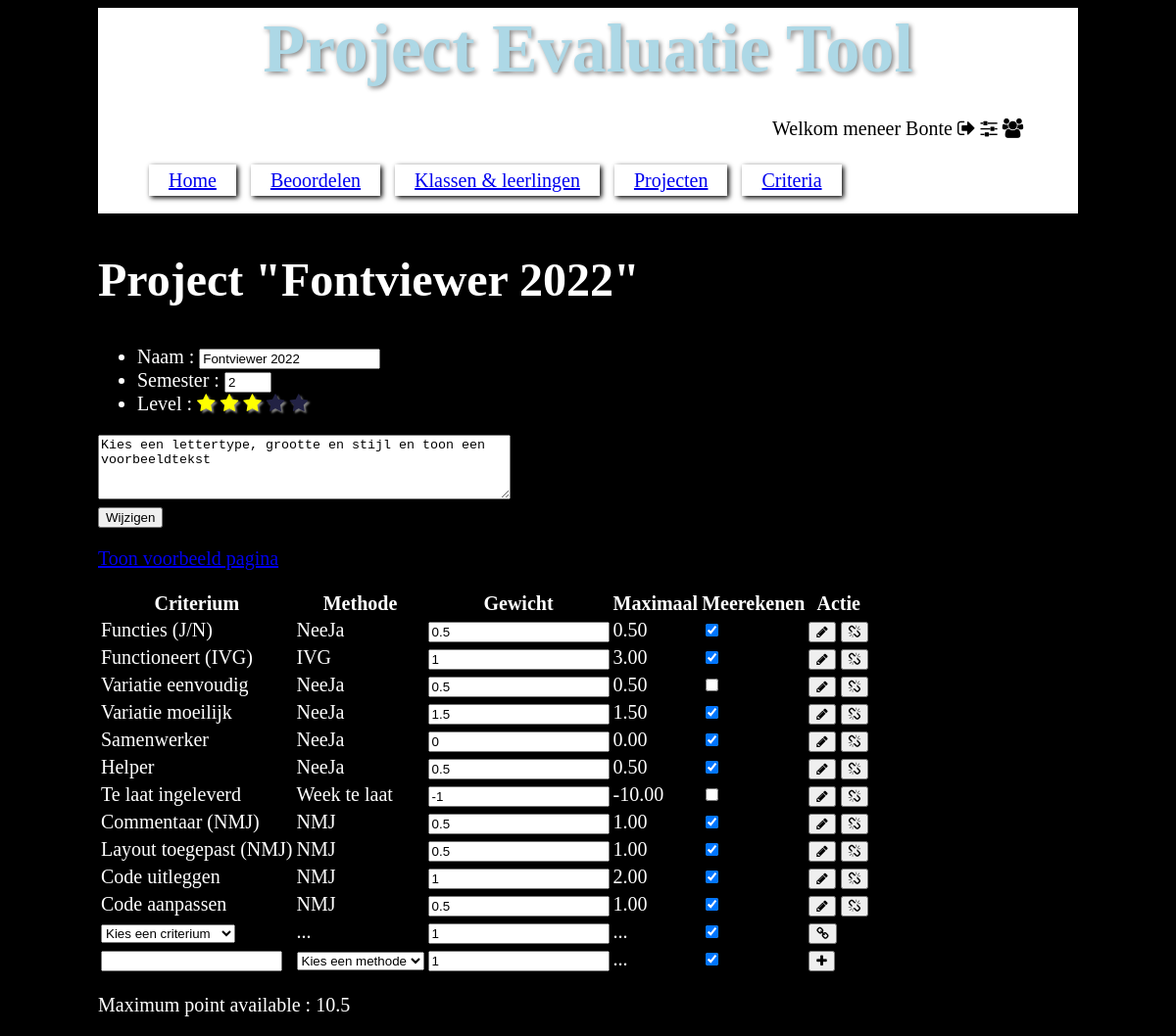
The page /project.php?id=14&edit (signed in) on the database its author committed.
### tables this page shows
CREATE TABLE `project` (
  `id` int(11) NOT NULL AUTO_INCREMENT,
  `naam` varchar(45) NOT NULL,
  `semester` tinyint(1) NOT NULL,
  `sterren` tinyint(1) NOT NULL,
  `omschrijving` varchar(200) NOT NULL,
  `actief` tinyint(1) NOT NULL DEFAULT '1' COMMENT 'Kan dit project al dan niet toegewezen worden aan studenten?\nIs het lesmateriaal compleet. Zijn de opdrachten duidelijk. Is het nivo van het project in lijn met de capaciteiten van de klas?',
  `blauwdruk` tinyint(1) NOT NULL DEFAULT '0' COMMENT 'Kan dit project gebruikt worden als blauwdruk voor vergelijkbare projecten.\nDit project zal waarschijnlijk dan niet actief zijn, en kan niet gebruikt worden voor beoordelingen.\nVan alle projecten kan natuurlijk een kopie gemaakt worden als basis voor een nieuw project.',
  PRIMARY KEY (`id`)
);

CREATE TABLE `project_criterium` (
  `groepid` int(11) NOT NULL,
  `criteriumid` int(11) NOT NULL,
  `actief` tinyint(1) NOT NULL DEFAULT '1',
  `gewicht` float NOT NULL DEFAULT '1',
  `autocalc` tinyint(1) NOT NULL DEFAULT '1',
  PRIMARY KEY (`groepid`,`criteriumid`),
  KEY `fk_pc_criterium_idx` (`criteriumid`),
  CONSTRAINT `fk_pc_criterium` FOREIGN KEY (`criteriumid`) REFERENCES `criterium` (`id`) ON DELETE NO ACTION ON UPDATE NO ACTION,
  CONSTRAINT `fk_pc_group` FOREIGN KEY (`groepid`) REFERENCES `criterium_groep` (`id`) ON DELETE NO ACTION ON UPDATE NO ACTION
);

CREATE TABLE `criterium` (
  `id` int(11) NOT NULL AUTO_INCREMENT,
  `naam` varchar(45) NOT NULL,
  `omschrijving` varchar(255) DEFAULT NULL,
  `methodeid` int(11) NOT NULL,
  `autocalc` tinyint(1) NOT NULL DEFAULT '1',
  PRIMARY KEY (`id`),
  UNIQUE KEY `naam_UNIQUE` (`naam`),
  KEY `fk_criterium_methode_idx` (`methodeid`),
  CONSTRAINT `fk_criterium_methode` FOREIGN KEY (`methodeid`) REFERENCES `beoordeling_methode` (`id`) ON DELETE NO ACTION ON UPDATE NO ACTION
);

CREATE TABLE `beoordeling_methode` (
  `id` int(11) NOT NULL AUTO_INCREMENT,
  `naam` varchar(45) NOT NULL,
  `omschrijving` varchar(255) DEFAULT NULL,
  `min` tinyint(3) DEFAULT NULL,
  `max` tinyint(3) DEFAULT NULL,
  PRIMARY KEY (`id`)
);

### common/criteria.php (the view, shortened to what this page needs)
<?php
require_once "common/form_gen.php";
function print_select_method($selected_id = null, $label = null)
{
?>
		<?=$label?><select name="method">
		<option value="-1" disabled selected>Kies een methode</option>
<?php
	print "</select>";
}
?>
<?php
function print_select_unassigned_criterium($project_id)
{
?>
		<select name="criterium">
		<option value="-1" disabled selected>Kies een criterium</option>
<?php
	print "</select>";
}
function print_edit_project_criteria($project_id)
{
	global $database;
	$query = "SELECT groepid, criteriumid, gewicht, ROUND(m.max*gewicht,2) as max, c.naam as crit_naam, c.omschrijving as crit_omschrijving, pc.autocalc, methodeid, m.naam as methode_naam, m.omschrijving as methode_omschrijving FROM `project_criterium` pc, criterium c, beoordeling_methode m WHERE pc.criteriumid = c.id AND c.methodeid = m.id AND groepid = :id";
	$data = [
		"id" => $project_id
	];
	try {
		$stmt = $database->prepare($query);
		if ($stmt->execute($data))
		{
			$total = 0;
?>
			<table>
			<tr>
				<th>Criterium</th>
				<th>Methode</th>
				<th>Gewicht</th>
				<th>Maximaal</th>
				<th>Meerekenen</th>
				<th>Actie</th>
			</tr>
<?php
			foreach ($stmt as $record) 	{
				if ($record["autocalc"]==1)
				{
					$total += $record["max"];
				}
				print_edit_project_criterium($record);
			}
			print_add_project_criterium($project_id);
			print_create_project_criterium($project_id);
?>
			</table>
			<p>Maximum point available : <?=$total?></p>
<?php
		}
		else
		{
			debug_warning("Database refused to read criteria.");
		}
	} catch (Exception $ex) {
		debug_error("ERROR: Failed to load criteria : ", $ex);
	}
}
function print_edit_project_criterium($record)
{
	$autocalc_checked = ($record["autocalc"]==1)?"checked":"";
?>
			<tr>
			<form>
				<td><?=$record["crit_naam"]?></td>
				<td><?=$record["methode_naam"]?></td>
				<td><input type="number" name="weight" step="0.05" value="<?=$record["gewicht"]?>" /></td>
				<td><?=$record["max"]?></td>
				<td><input type="checkbox" name="autocalc" <?=$autocalc_checked?> /></td>
				<td>
					<button type="submit" name="update_crit"><span class="fa fa-pencil"></span></button>
					<button type="submit" name="remove_crit"><span class="fa fa-chain-broken"></span></button>
				</td>
			</form>
			</tr>
<?php
}
function print_add_project_criterium($project_id)
{
?>
			<tr>
			<form>
				<td><?php print_select_unassigned_criterium($project_id); ?></td>
				<td>...</td>
				<td><input type="number" name="weight" step="0.05" value="1" /></td>
				<td>...</td>
				<td><input type="checkbox" name="autocalc" checked /></td>
				<td>
					<button type="submit" name="add_crit"><span class="fa fa-chain"></span></button>
				</td>
			</form>
			</tr>
<?php
}
function print_create_project_criterium($project_id)
{
?>
			<tr>
			<form>
				<td><input type="text" name="crit_name" required /></td>
				<td><?php print_select_method(); ?></td>
				<td><input type="number" name="weight" step="0.05" value="1" /></td>
				<td>...</td>
				<td><input type="checkbox" name="autocalc" checked /></td>
				<td>
					<button type="submit" name="create_crit"><span class="fa fa-plus"></span></button>
				</td>
			</form>
			</tr>
<?php
}
?>

### common/projects.php (shortened to what this page needs)
<?php
require_once "common/form_gen.php";
require_once "common/criteria.php";
?>
<?php
function print_edit_project_form($project_id)
{
	global $database;
	$query = "SELECT * FROM project WHERE id = :id";
	$data = [
		"id" => $project_id
	];
	try {
		$stmt = $database->prepare($query);
		if ($stmt->execute($data))
		{
			$row = $stmt->fetch(PDO::FETCH_ASSOC);
?>
			<h2>Project &quot;<?=$row["naam"]?>&quot;</h2>
			<form>
			<ul>
				<li>Naam : <input type="text" name="name" value="<?=$row["naam"]?>" /></li>
				<li>Semester : <input type="number" name="semester" min="1" max="8" value="<?=$row["semester"]?>" /></li>
				<li>Level : <input type="hidden" name="stars" value="<?=$row["sterren"]?>" />
				</li>
			</ul>
			<textarea name="description" rows="4" cols="50"><?=$row["omschrijving"]?></textarea><br />
			<button type="submit" name="update_project">Wijzigen</button>
			</form>
			<p>
				<a href="beoordelen.php?id=<?=$project_id?>&example">Toon voorbeeld pagina</a>
			</p>
<?php
			print_edit_project_criteria($project_id);
		}
		else
		{
			debug_warning("Database refused to read project information.");
		}
	} catch (Exception $ex) {
		debug_error("ERROR: Failed to load project : ", $ex);
	}
}
?>

### styles/style.css (style rules this page uses)
html { font-size: 15pt; background-color: black; color: white; }
body { width: 1000px; margin-left: auto; margin-right: auto; }
h1 { font-size: 300%; }
h2 { font-size: 240%; }
div#navbar { background-color: white; padding: 2px; }
div#navbar h1 { font-size: 350%; color: lightblue; text-shadow: 2px 2px 5px gray; text-align: center; margin: 0px; }
div#navbar p { width: 300px; padding: 10px; color: black; margin-left: auto; }
div#navbar ul li { display: inline; width: 300px; padding: 5px; padding-left:20px; padding-right:20px; box-shadow: 2px 2px 5px black; margin-left: 10px; }
.fa { color: black; }

### rows shown on the page
project: naam "Fontviewer 2022", name "Fontviewer 2022", semester "2", description "Kies een lettertype, grootte en stijl en toon een voorbeeldtekst"
project_criterium: criteriumid.naam "Functies (J/N)", beoordeling_methode.naam "NeeJa", weight "0.5", max "0.50"
project_criterium: criteriumid.naam "Functioneert (IVG)", beoordeling_methode.naam "IVG", weight "1", max "3.00"
project_criterium: criteriumid.naam "Variatie eenvoudig", beoordeling_methode.naam "NeeJa", weight "0.5", max "0.50"
project_criterium: criteriumid.naam "Variatie moeilijk", beoordeling_methode.naam "NeeJa", weight "1.5", max "1.50"
project_criterium: criteriumid.naam "Samenwerker", beoordeling_methode.naam "NeeJa", weight "0", max "0.00"
project_criterium: criteriumid.naam "Helper", beoordeling_methode.naam "NeeJa", weight "0.5", max "0.50"
project_criterium: criteriumid.naam "Te laat ingeleverd", beoordeling_methode.naam "Week te laat", weight "-1", max "-10.00"
project_criterium: criteriumid.naam "Commentaar (NMJ)", beoordeling_methode.naam "NMJ", weight "0.5", max "1.00"
project_criterium: criteriumid.naam "Layout toegepast (NMJ)", beoordeling_methode.naam "NMJ", weight "0.5", max "1.00"
project_criterium: criteriumid.naam "Code uitleggen", beoordeling_methode.naam "NMJ", weight "1", max "2.00"
project_criterium: criteriumid.naam "Code aanpassen", beoordeling_methode.naam "NMJ", weight "0.5", max "1.00"

### other values the page prints
$total "10.5"
